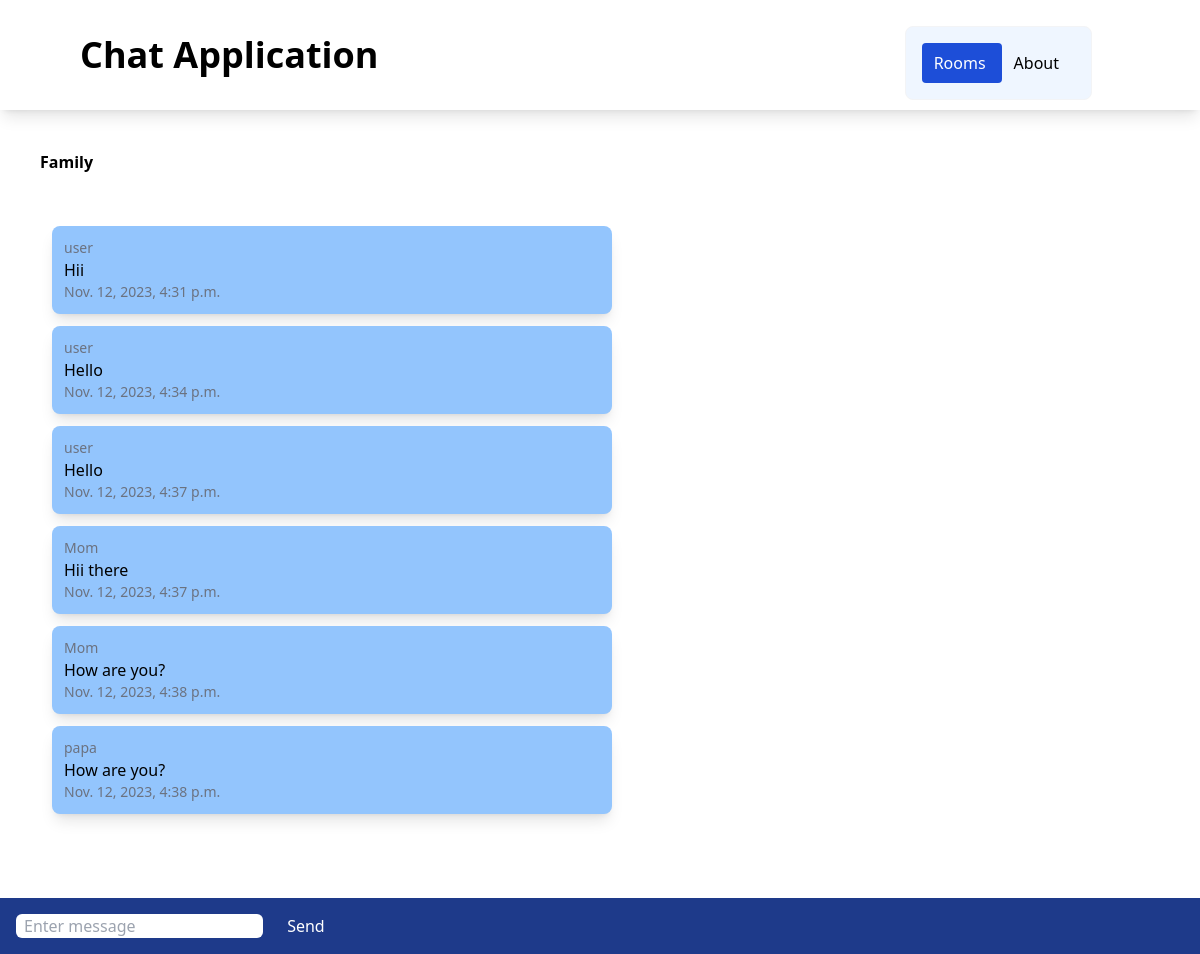
Page /rooms/family/ on the committed database.
### chatapp/models.py (models this page shows, shortened)
class ChatRoom(models.Model):
    name = models.CharField(max_length=200)
    slug = models.SlugField(unique=True)

class CharMessage(models.Model):
    user = models.ForeignKey(User,on_delete=models.CASCADE)
    room = models.ForeignKey(ChatRoom,on_delete=models.CASCADE)
    message_content = models.TextField()
    date = models.DateTimeField(auto_now = True)
    class Meta:
        ordering=('date',)

### chatapp/views.py (the view)
# urls.py: path('<slug:slug>/',chatRoom,name="chatRoom")
def chatRoom(request,slug):
    chat = ChatRoom.objects.get(slug=slug)
    message = CharMessage.objects.filter(room=chat)[0:30]
    return render(request,'chatapp/room.html',{"chat":chat,'message':message})

### chatapp/templates/chatapp/room.html (shortened to what this page needs)
{% extends 'chatapp/base.html' %}
{% block body %}
<div class="m-10 font-bold">
    {{chat.name}}
</div>
<div class="message-container m-10 overflow-auto h-[700px]" id="message-container">
    <div id='chat-messages'>
        {% for m in message %}
            <div class="message shadow-lg p-3 rounded-lg w-1/2 bg-blue-300 m-3">
                <div class="text-sm text-gray-500">
                    {{m.user.username}}
                </div>
                {{m.message_content}}
                <div class="text-sm text-gray-500">
                    {{m.date}}
                </div>
            </div>
        {% endfor %}
    </div>
</div>
<div class="form-container fixed inset-x-0 bottom-0 bg-blue-900 p-4">
    <form method="post">
        <input class="rounded-md px-2" id="message-input" type="text" name="message" placeholder="Enter message">
        <button class="text-white ml-5" id="send-button" type="submit">Send</button>
    </form>
</div>
{% endblock %}

### chatapp/templates/chatapp/base.html (shortened to what this page needs)
<!doctype html>
<html>
<head>
  <script src="https://cdn.tailwindcss.com"></script>
</head>
<body>
    <nav class="shadow-lg pl-10 pr-20 py-2.5">
      <div class="container flex flex-wrap  justify-between mx-auto ">
        <a class="flex items-center " href="">
          <span class="self-center text-4xl font-semibold">Chat Application</span>
        </a>
        <div class="block w-auto">
          <ul class="flex flex-row p-4 mt-4 border rounded-lg border-gray-100 bg-blue-50">
            <li><a class="block py-2 pl-3 pr-4 rounded bg-blue-700 text-white" href="{% url 'index' %}">Rooms</a></li>
            <li><a class="block py-2 pl-3 pr-4 rounded " href="">About</a></li>
          </ul>
        </div>
      </div>
    </nav>
    {% block body %}
    {% endblock %}
</body>
</html>

### rows in the picture
ChatRoom: name "Family"
CharMessage: user.username "user", message_content "Hii", date "Nov. 12, 2023, 4:31 p.m."
CharMessage: user.username "user", message_content "Hello", date "Nov. 12, 2023, 4:34 p.m."
CharMessage: user.username "user", message_content "Hello", date "Nov. 12, 2023, 4:37 p.m."
CharMessage: user.username "Mom", message_content "Hii there", date "Nov. 12, 2023, 4:37 p.m."
CharMessage: user.username "Mom", message_content "How are you?", date "Nov. 12, 2023, 4:38 p.m."
CharMessage: user.username "papa", message_content "How are you?", date "Nov. 12, 2023, 4:38 p.m."
